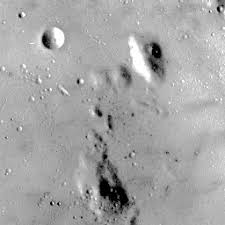
%> input picture moon.jfif, 225 x 225 px
$ octave stretch.m   (GNU Octave 9; MATLAB toolbox functions it lacks are replaced by stand-ins)
%> lines starting %> are read from the running program, lines starting %| are printed output that depends on the picture
 i = imread('moon.jfif');
%> i is the input picture: size 225x225x3 uint8; min 0, max 255, mean 166.1
 s = imadjust(i, stretchlim(i,[0.15,0.955]),[]);
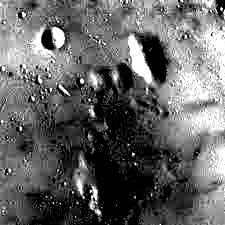
%> s: size 225x225x3 uint8; min 0, max 255, mean 100.1

 subplot(2,2,1), imshow(i), title('original');
 subplot(2,2,2), imshow(s), title('stretched');
 subplot(2,2,3), imhist(i), title('hist of original');
 subplot(2,2,4), imhist(s), title('hist of streched');
%> after `title('hist of streched')`:
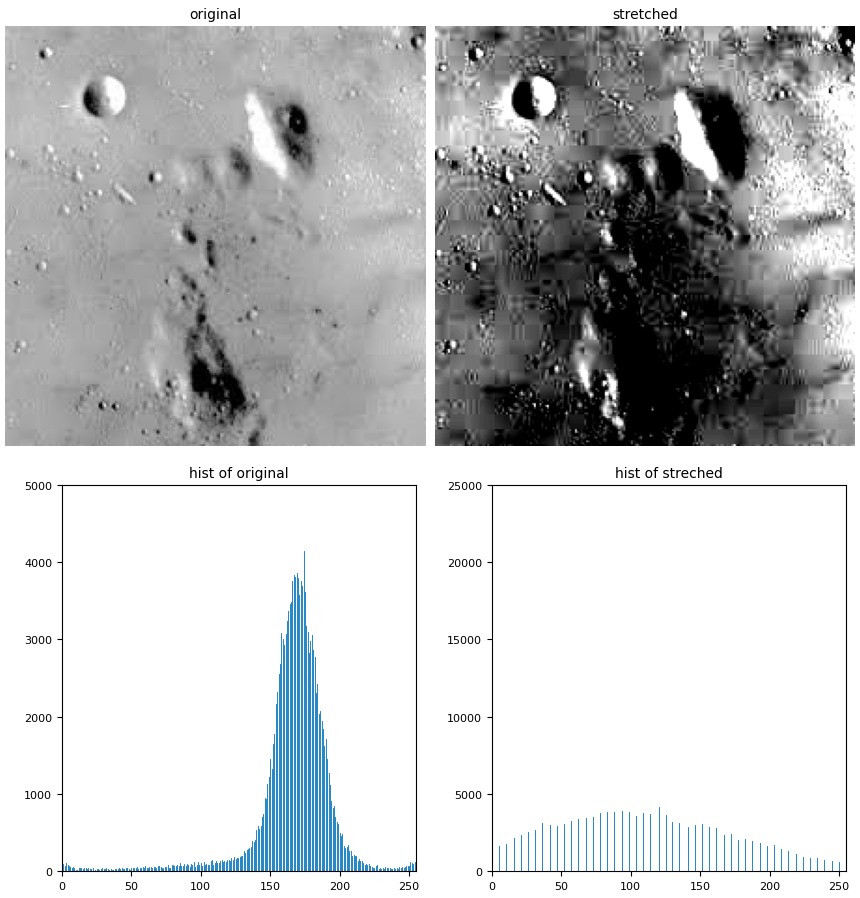
%> figure redrawn from the program's plot data, 4 panels

$ run again, with download.jfif copied over moon.jfif
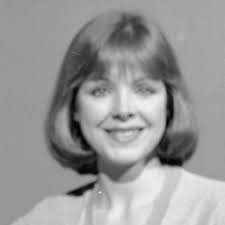
%> input picture download.jfif, 225 x 225 px
%> i is the input picture: size 225x225x3 uint8; min 0, max 242, mean 151.6
%> `s = imadjust(i, stretchlim(i,[0.15,0.955]),[]);`:
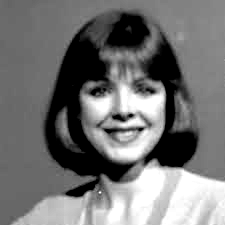
%> s: size 225x225x3 uint8; min 0, max 255, mean 115
%> `title('hist of streched')`:
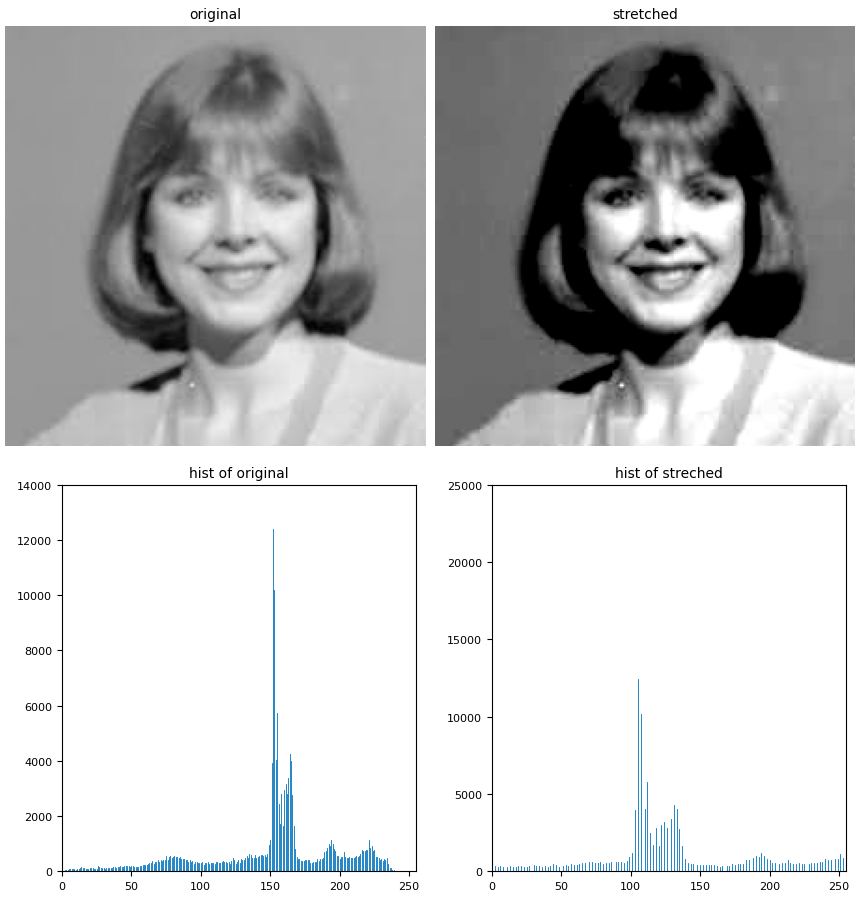
%> figure redrawn from the program's plot data, 4 panels
